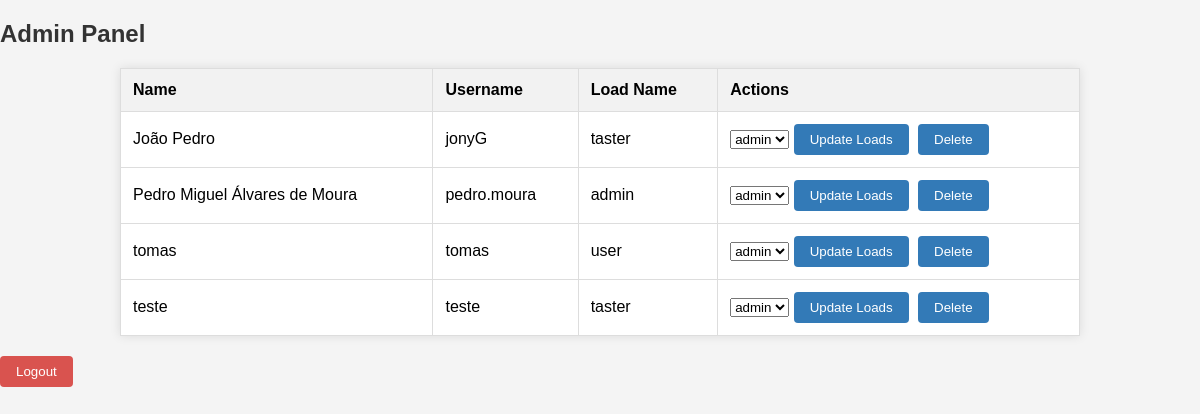
/Website/adminIndex.php (signed in), run on the app's committed database.
### tables this page shows
CREATE TABLE `users` (
  `idUser` int(11) NOT NULL,
  `username` varchar(50) NOT NULL,
  `password` varchar(255) NOT NULL,
  `nameUser` varchar(50) NOT NULL,
  `email` varchar(50) NOT NULL,
  `imgProfile` varchar(256) NOT NULL,
  `idLoads` int(11) DEFAULT NULL
);

CREATE TABLE `loads` (
  `idLoads` int(11) NOT NULL,
  `name` varchar(50) NOT NULL
);

### Website/adminIndex.php (the view, shortened to what this page needs)
<?php
$conn = new mysqli("localhost", "root", "", "movitime");
$sqlLoads = "SELECT idLoads, name FROM loads";
$resultLoads = $conn->query($sqlLoads);
$loads = array();
while ($row = $resultLoads->fetch_assoc()) {
    $loads[] = $row;
}
function getAllUsersWithLoadNames($conn)
{
    $sql = "SELECT u.idUser, u.username, u.nameUser, l.name FROM users u JOIN loads l ON u.idLoads = l.idLoads";
    $result = $conn->query($sql);
    $users = array();
    while ($row = $result->fetch_assoc()) {
        $users[] = $row;
    }
    return $users;
}
$users = getAllUsersWithLoadNames($conn);
?>
<!DOCTYPE html>
<html lang="en">
<head>
    <link rel="stylesheet" href="admin.css">
</head>
<body>
<div class="container">
    <h2>Admin Panel</h2>
    <table>
        <tr>
            <th>Name</th>
            <th>Username</th>
            <th>Load Name</th>
            <th>Actions</th>
        </tr>
        <?php foreach ($users as $user): ?>
            <tr>
                <td><?php echo $user['nameUser']; ?></td>
                <td><?php echo $user['username']; ?></td>
                <td><?php echo $user['name']; ?></td>
                <td>
                    <form method="post" action="">
                        <select name="new_idloads">
                            <?php foreach ($loads as $load): ?>
                                <option value="<?php echo $load['idLoads']; ?>"><?php echo $load['name']; ?></option>
                            <?php endforeach; ?>
                        </select>
                        <button type="submit" name="update_idloads">Update Loads</button>
                    </form>
                    <form method="post" action="">
                        <button type="submit" name="delete">Delete</button>
                    </form>
                </td>
            </tr>
        <?php endforeach; ?>
    </table>
    <div class="logout-btn">
        <form method="post" action="logout.php">
            <button type="submit">Logout</button>
        </form>
    </div>
</div>
</body>
</html>

### Website/admin.css (style rules this page uses)
body { font-family: 'Arial', sans-serif; background-color: #f4f4f4; margin: 0; padding: 0; }
h2 { color: #333; }
table { border-collapse: collapse; width: 80%; margin: 20px auto; background-color: #fff; box-shadow: 0 0 10px rgba(0, 0, 0, 0.1); }
th, td { border: 1px solid #ddd; padding: 12px; text-align: left; }
th { background-color: #f2f2f2; }
button { padding: 8px 16px; cursor: pointer; background-color: #4caf50; color: #fff; border: none; border-radius: 4px; }
form { display: inline-block; margin-right: 5px; }
form button { background-color: #337ab7; }
.logout-btn { margin-top: 20px; }
.logout-btn button { background-color: #d9534f; }

### data on the page
users: nameUser "João Pedro", username "jonyG", idLoads.name "taster"
users: nameUser "Pedro Miguel Álvares de Moura", username "pedro.moura", idLoads.name "admin"
users: nameUser "tomas", username "tomas", idLoads.name "user"
users: nameUser "teste", username "teste", idLoads.name "taster"

### other printed values
form field new_idloads "admin"
